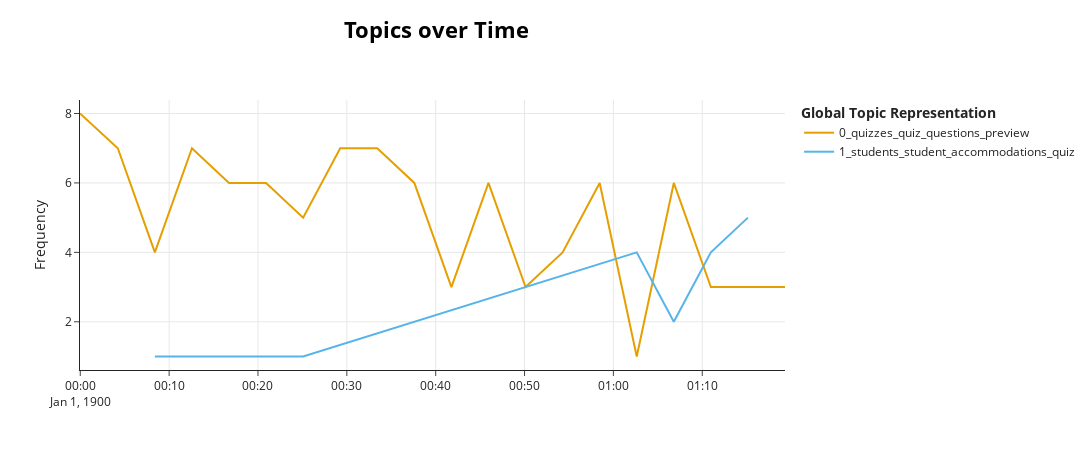

The code cell stored with this chart in its notebook:
### Code cell
from bertopic import BERTopic
from bertopic.representation import KeyBERTInspired

representation_model = KeyBERTInspired()
topic_model = BERTopic(representation_model=representation_model)

video = videoNames[0]

docs = combinedTranscripts[video]["Combined Lines"].tolist()
timestamps = combinedTranscripts[video]["Start"].tolist()

topics, probs = topic_model.fit_transform(docs)

# hierarchical_topics = topic_model.hierarchical_topics(docs)
# topic_model.visualize_hierarchy(hierarchical_topics=hierarchical_topics)

topics_over_time = topic_model.topics_over_time(docs, timestamps, nr_bins=20)
topic_model.visualize_topics_over_time(topics_over_time)

### Figure 1 — Plotly figure (JSON) as saved in the notebook; plotly's stock layout.template omitted (floating-point values rounded to 4 significant figures)
{"data": [{"hoverinfo": "text", "hovertext": ["<b>Topic 0</b><br>Words: quizzes, quiz, questions, options, new", "<b>Topic 0</b><br>Words: quizzes, quiz, questions, students, categorization", "<b>Topic 0</b><br>Words: quizzes, quiz, grades, calculators, analyze", "<b>Topic 0</b><br>Words: quizzes, commons, templates, template, quiz", "<b>Topic 0</b><br>Words: quizzes, quiz, download, import, click", "<b>Topic 0</b><br>Words: quizzes, quiz, dialog, questions, click", "<b>Topic 0</b><br>Words: quizzes, quiz, grade, questions, classic", "<b>Topic 0</b><br>Words: quizzes, quiz, distractors, distractor, categories", "<b>Topic 0</b><br>Words: quizzes, quiz, questions, preview, option", "<b>Topic 0</b><br>Words: quizzes, quiz, questions, points, feedback", "<b>Topic 0</b><br>Words: quiz, quizzes, questions, points, choices", "<b>Topic 0</b><br>Words: display, paragraph, preview, orders, design", "<b>Topic 0</b><br>Words: quizzes, questions, passage, stimulus, reading", "<b>Topic 0</b><br>Words: stimulus, questions, points, click, quizzes", "<b>Topic 0</b><br>Words: previewing, preview, click, screen, selected", "<b>Topic 0</b><br>Words: settings, shuffle, tenant, quiz, linear", "<b>Topic 0</b><br>Words: quizzes, quiz, questions, feedback, calculator", "<b>Topic 0</b><br>Words: quizzes, quiz, questions, students, analysis", "<b>Topic 0</b><br>Words: quizzes, canvas, topics, slides, instructors"], "marker": {"color": "#E69F00"}, "mode": "lines", "name": "0_quizzes_quiz_questions_preview", "type": "scatter", "x": ["1899-12-31T23:59:58.134021", "1900-01-01T00:04:13.438950", "1900-01-01T00:08:23.737900", "1900-01-01T00:12:34.036850", "1900-01-01T00:16:44.335800", "1900-01-01T00:20:54.634750", "1900-01-01T00:25:04.933700", "1900-01-01T00:29:15.232650", "1900-01-01T00:33:25.531600", "1900-01-01T00:37:35.830550", "1900-01-01T00:41:46.129500", "1900-01-01T00:45:56.428450", "1900-01-01T00:50:06.727400", "1900-01-01T00:54:17.026350", "1900-01-01T00:58:27.325300", "1900-01-01T01:02:37.624250", "1900-01-01T01:06:47.923200", "1900-01-01T01:10:58.222150", "1900-01-01T01:19:18.820050"], "y": [8, 7, 4, 7, 6, 6, 5, 7, 7, 6, 3, 6, 3, 4, 6, 1, 6, 3, 3]}, {"hoverinfo": "text", "hovertext": ["<b>Topic 1</b><br>Words: pin, exam, quiz, students, test", "<b>Topic 1</b><br>Words: moderation, accommodations, students, student, ways", "<b>Topic 1</b><br>Words: assignments, assign, submission, due, date", "<b>Topic 1</b><br>Words: students, student, access, syllabus, allow", "<b>Topic 1</b><br>Words: quiz, unlimited, attempts, limits, limit", "<b>Topic 1</b><br>Words: accommodations, student, students, accommodation, tests", "<b>Topic 1</b><br>Words: student, students, minutes, accommodations, time"], "marker": {"color": "#56B4E9"}, "mode": "lines", "name": "1_students_student_accommodations_quiz", "type": "scatter", "x": ["1900-01-01T00:08:23.737900", "1900-01-01T00:12:34.036850", "1900-01-01T00:25:04.933700", "1900-01-01T01:02:37.624250", "1900-01-01T01:06:47.923200", "1900-01-01T01:10:58.222150", "1900-01-01T01:15:08.521100"], "y": [1, 1, 1, 4, 2, 4, 5]}], "layout": {"height": 450, "hoverlabel": {"bgcolor": "white", "font": {"family": "Rockwell", "size": 16}}, "legend": {"title": {"text": "<b>Global Topic Representation"}}, "title": {"font": {"color": "Black", "size": 22}, "text": "<b>Topics over Time</b>", "x": 0.4, "xanchor": "center", "y": 0.95, "yanchor": "top"}, "width": 1250, "xaxis": {"showgrid": true}, "yaxis": {"showgrid": true, "title": {"text": "Frequency"}}}}
